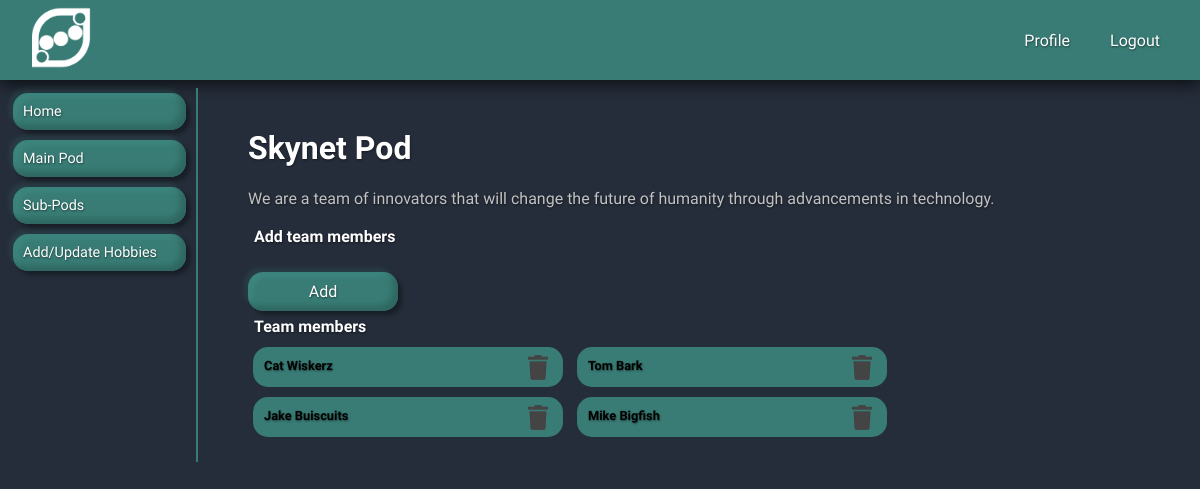
Page /pods/manage (signed in) on the committed database.
### models.py (models this page shows, shortened)
class Pod(db.Model):
    __tablename__ = 'pods'
    id = db.Column(db.Integer, primary_key=True, autoincrement=True)
    name = db.Column(db.String(30), unique=True, nullable=False)
    description = db.Column(db.Text)

class User(db.Model):
    __tablename__ = 'users'
    id = db.Column(db.Integer, primary_key=True, autoincrement=True)
    username = db.Column(db.String(20), unique=True, nullable=False)
    password = db.Column(db.Text, nullable=False)
    first_name = db.Column(db.String(50), nullable=False)
    last_name = db.Column(db.String(50), nullable=False)
    email = db.Column(db.Text, nullable=False, unique=True)
    city = db.Column(db.Text, nullable=False)
    state = db.Column(db.Text, nullable=False)
    lat_lng = db.Column(db.Text)
    pods = db.relationship('Pod', secondary="pod_users", backref='user')
    sub_pods = db.relationship('SubPod', secondary="sub_pod_users", backref='user')
    hobbies = db.relationship('Hobby', secondary='user_hobbies', backref='user')
    pod_messages = db.relationship('PodMessage', backref='pod_user')
    sub_pod_messages = db.relationship('SubPodMessage', backref='sub_pod_user')

### app.py (the view)
@app.route('/pods/manage')
def manage_pod():
    user, pod, pod_member = is_pod_member()
    if not g.user and not pod_member.owner:
        flash("Access unauthorized.", "error")
        return redirect("/")
    pod_team_members = PodUser.query.filter(PodUser.pod_id==pod_member.pod_id).all()
    team_members = [User.query.get(member.user_id) for member in pod_team_members]
    return render_template('/pods/manage_pod.html', pod=pod, pod_member=pod_member, members=team_members)

### app.py (called while the page is built)
def is_pod_member():
    if g.user:
        user = User.query.get(int(session[CURRENT_USER]))
        empty_tupple = (None,None,None)
        if user:
            main_pod = user.pods
            if main_pod:
                main_pod = user.pods[0]
                pod_member = PodUser.query.filter(PodUser.pod_id==main_pod.id, PodUser.user_id==user.id).first()
                if pod_member:
                    return user, main_pod, pod_member
                else:
                    return empty_tupple
            else:
                return empty_tupple

@app.before_request
def add_user_to_g():
    if CURRENT_USER in session:
        g.user = User.query.get(session[CURRENT_USER])
    else:
        g.user = None

### templates/pods/manage_pod.html (shortened to what this page needs)
{% extends '/users/user_menu.html' %}
{% block dashboard %}
<h1 class="main_title">{{ pod.name }} Pod</h1>
<p class="sub_title">{{ pod.description }}</p>
<div>
    <h4 class="low_margin_title">Add team members</h4>
</div>
<a href='/pods/add_members'>
    <div type="button" class="button-primary">Add</div>
</a>
<div class='manage_team_container'>
    <h4 class="low_margin_title">Team members</h4>
    {% for member in members %}
    <div class='team_member_container'>
        <p class="pod_thumbnail_text_title">
            {{ member.first_name }} {{ member.last_name }}
        </p>
        <img class='trash' src='/static/imgs/trash.png'>
    </div>
    {% endfor %}
</div>
{% endblock %}

### static/app.css (style rules this page uses)
body { margin: 0px; padding: 0px; font-family: 'Varela Round', sans-serif; background-color: #252D3A; text-shadow: 0.5px 0.5px 2px rgba(0, 0, 0, 0.5); }
a { text-decoration: none; }
* { scrollbar-width: thin; scrollbar-color: #387C75 white; }
.team_member_container { display: inline-block; white-space: normal; width: 300px; height: 30px; padding: 5px; margin: 5px; background-color: #387C75; border-radius: 15px; }
.trash { width: 20px; display: inline-block; margin: 3px 10px; float: right; cursor: pointer; }
.button-primary { display: inline-block; width: 150px; margin-top: 20px; margin-left: auto; margin-right: auto; background-color: #387C75; color: white; padding: 10px 0px; border: none; border-radius: 15px; text-align: center; font-size: 1rem; box-shadow: -4px -4px 4px rgba(56, 124, 117, 0.2), 4px 4px 4px rgba(0, 0, 0, 0.35), inset -5px -5px 6px #2F6661, inset 5px 5px 5px rgba(74, 163, 154, 0.25); }
.pod_thumbnail_text_title { display: inline-block; font-size: 0.8rem; font-weight: bold; padding: 3px; margin: 3px; }
.low_margin_title { padding: 3px; margin: 3px; color: white; }
.main_title { color: white; }
.sub_title { color: rgb(194, 194, 194); }

### rows in the picture
Pod: name "Skynet", description "We are a team of innovators that will change the future of humanity through advancements in technology."
User: first_name "Cat", last_name "Wiskerz"
User: first_name "Tom", last_name "Bark"
User: first_name "Jake", last_name "Buiscuits"
User: first_name "Mike", last_name "Bigfish"
